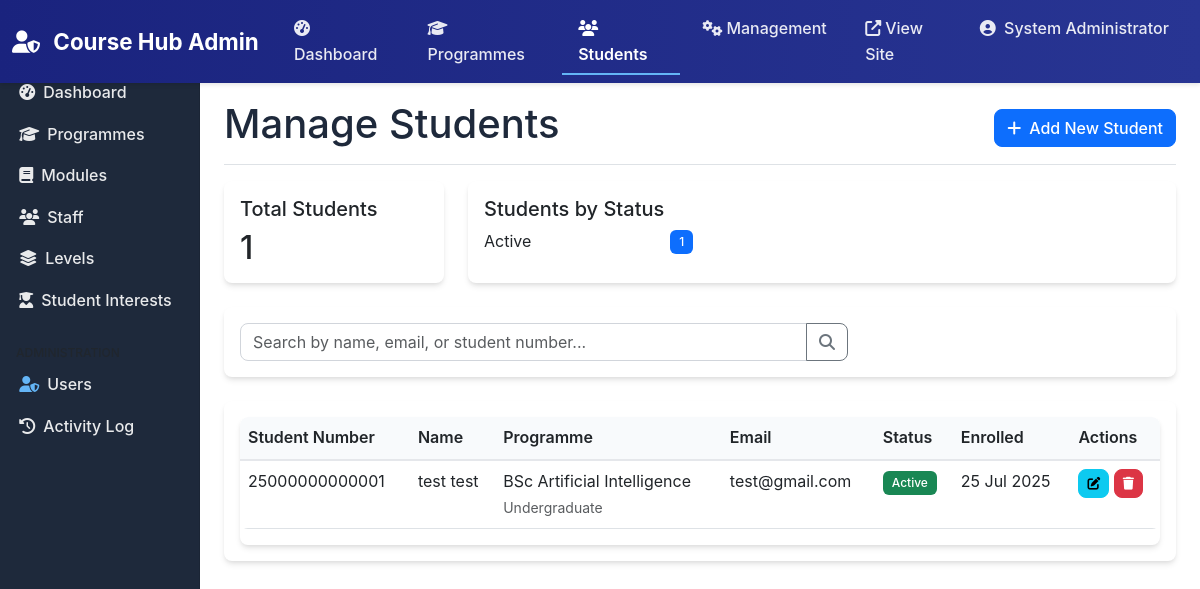
The app's page /admin/students.php (signed in) with its own data.
### tables this page shows
CREATE TABLE `students` (
  `StudentID` int(11) NOT NULL,
  `StudentNumber` varchar(20) NOT NULL,
  `FirstName` varchar(100) NOT NULL,
  `LastName` varchar(100) NOT NULL,
  `Email` varchar(255) NOT NULL,
  `Phone` varchar(20) DEFAULT NULL,
  `DateOfBirth` date DEFAULT NULL,
  `Address` varchar(255) DEFAULT NULL,
  `City` varchar(100) DEFAULT NULL,
  `Country` varchar(100) DEFAULT NULL,
  `PostalCode` varchar(20) DEFAULT NULL,
  `ProgrammeID` int(11) DEFAULT NULL,
  `EnrollmentDate` date NOT NULL,
  `Status` enum('Active','Inactive','Graduated','Withdrawn') DEFAULT 'Active',
  `CreatedAt` timestamp NOT NULL DEFAULT current_timestamp(),
  `UpdatedAt` timestamp NOT NULL DEFAULT current_timestamp() ON UPDATE current_timestamp()
);

CREATE TABLE `programmes` (
  `ProgrammeID` int(11) NOT NULL,
  `ProgrammeCode` varchar(20) NOT NULL,
  `ProgrammeName` varchar(200) NOT NULL,
  `LevelID` int(11) NOT NULL,
  `ProgrammeLeaderID` int(11) DEFAULT NULL,
  `Description` text DEFAULT NULL,
  `EntryRequirements` text DEFAULT NULL,
  `CareerProspects` text DEFAULT NULL,
  `Duration` varchar(50) DEFAULT NULL,
  `Image` varchar(255) DEFAULT NULL,
  `IsPublished` tinyint(1) DEFAULT 0,
  `IsActive` tinyint(1) DEFAULT 1,
  `CreatedAt` timestamp NOT NULL DEFAULT current_timestamp(),
  `UpdatedAt` timestamp NOT NULL DEFAULT current_timestamp() ON UPDATE current_timestamp()
);

CREATE TABLE `levels` (
  `LevelID` int(11) NOT NULL,
  `LevelName` varchar(50) NOT NULL,
  `Description` text DEFAULT NULL,
  `SortOrder` int(11) DEFAULT 0
);

### classes/Student.php (called while the page is built, shortened)
<?php
class Student {
    private $db;
    public function __construct($database) {
        $this->db = $database;
    }
    public function getAllStudents($search = null, $limit = null, $offset = 0) {
        try {
            $sql = "
                SELECT s.StudentID, s.FirstName, s.LastName, s.Email, s.Phone,
                       s.DateOfBirth, s.Address, s.City, s.Country, s.PostalCode,
                       s.EnrollmentDate, s.Status, s.StudentNumber,
                       p.ProgrammeName, p.ProgrammeCode, l.LevelName
                FROM Students s
                LEFT JOIN Programmes p ON s.ProgrammeID = p.ProgrammeID
                LEFT JOIN Levels l ON p.LevelID = l.LevelID
            ";
            $params = [];
            $sql .= " ORDER BY s.LastName, s.FirstName";
            if ($limit) {
                $sql .= " LIMIT ? OFFSET ?";
                $params[] = $limit;
                $params[] = $offset;
            }
            $stmt = $this->db->prepare($sql);
            $stmt->execute($params);
            return $stmt->fetchAll();
        } catch (Exception $e) {
            error_log("Get all students error: " . $e->getMessage());
            return [];
        }
    }
    public function getStudentStatistics() {
        try {
            $stmt = $this->db->prepare("SELECT COUNT(*) as total FROM Students");
            $stmt->execute();
            $total = $stmt->fetch()['total'];
            $stmt = $this->db->prepare("
                SELECT Status, COUNT(*) as count
                FROM Students
                GROUP BY Status
            ");
            $stmt->execute();
            $byStatus = $stmt->fetchAll();
            $stmt = $this->db->prepare("
                SELECT p.ProgrammeName, COUNT(s.StudentID) as count
                FROM Programmes p
                LEFT JOIN Students s ON p.ProgrammeID = s.ProgrammeID
                GROUP BY p.ProgrammeID, p.ProgrammeName
                ORDER BY count DESC
            ");
            $stmt->execute();
            $byProgramme = $stmt->fetchAll();
            return [
                'total' => $total,
                'by_status' => $byStatus,
                'by_programme' => $byProgramme
            ];
        } catch (Exception $e) {
            error_log("Get student statistics error: " . $e->getMessage());
            return [
                'total' => 0,
                'by_status' => [],
                'by_programme' => []
            ];
        }
    }
}
?>

### config/config.php (called while the page is built, shortened)
<?php
require_once BASE_PATH . '/classes/Staff.php';
require_once BASE_PATH . '/classes/Student.php';
function formatDate($date) {
    return date('j M Y', strtotime($date));
}
?>

### admin/students.php (the view, shortened to what this page needs)
<?php
require_once __DIR__ . '/../config/config.php';
$student = new Student($db);
$search = $_GET['search'] ?? '';
$page = isset($_GET['page']) ? max(1, (int)$_GET['page']) : 1;
$perPage = 20;
$offset = ($page - 1) * $perPage;
$students = $student->getAllStudents($search, $perPage, $offset);
$statistics = $student->getStudentStatistics();
?>
<!DOCTYPE html>
<html lang="en">
<head>
    <link href="https://cdn.jsdelivr.net/npm/bootstrap@5.3.0/dist/css/bootstrap.min.css" rel="stylesheet">
    <link href="https://cdnjs.cloudflare.com/ajax/libs/font-awesome/6.4.0/css/all.min.css" rel="stylesheet">
    <link href="../assets/css/style.css" rel="stylesheet">
</head>
<body class="admin-body">
    <?php include 'includes/admin_nav.php'; ?>
    <div class="container-fluid">
        <div class="row">
            <?php include 'includes/admin_sidebar.php'; ?>
            <main class="col-md-9 ms-sm-auto col-lg-10 px-md-4 py-4">
                <div class="d-flex justify-content-between flex-wrap flex-md-nowrap align-items-center pb-2 mb-3 border-bottom">
                    <h1>Manage Students</h1>
                    <button class="btn btn-primary" data-bs-toggle="modal" data-bs-target="#studentModal">
                        <i class="fas fa-plus me-2"></i>Add New Student
                    </button>
                </div>
                <div class="row mb-4">
                    <div class="col-md-3">
                        <div class="card h-100">
                            <div class="card-body">
                                <h5 class="card-title">Total Students</h5>
                                <h2 class="card-text"><?php echo $statistics['total']; ?></h2>
                            </div>
                        </div>
                    </div>
                    <div class="col-md-9">
                        <div class="card h-100">
                            <div class="card-body">
                                <h5 class="card-title">Students by Status</h5>
                                <div class="row">
                                    <?php foreach ($statistics['by_status'] as $status): ?>
                                        <div class="col-sm-4">
                                            <div class="d-flex justify-content-between align-items-center">
                                                <span><?php echo htmlspecialchars($status['Status']); ?></span>
                                                <span class="badge bg-primary"><?php echo $status['count']; ?></span>
                                            </div>
                                        </div>
                                    <?php endforeach; ?>
                                </div>
                            </div>
                        </div>
                    </div>
                </div>
                <div class="card mb-4">
                    <div class="card-body">
                        <form method="GET" class="row g-3">
                            <div class="col-md-8">
                                <div class="input-group">
                                    <input type="text"
                                           class="form-control"
                                           name="search"
                                           value="<?php echo htmlspecialchars($search); ?>"
                                           placeholder="Search by name, email, or student number...">
                                    <button class="btn btn-outline-secondary" type="submit">
                                        <i class="fas fa-search"></i>
                                    </button>
                                </div>
                            </div>
                        </form>
                    </div>
                </div>
                <div class="card">
                    <div class="card-body">
                        <div class="table-responsive">
                            <table class="table table-hover">
                                <thead>
                                    <tr>
                                        <th>Student Number</th>
                                        <th>Name</th>
                                        <th>Programme</th>
                                        <th>Email</th>
                                        <th>Status</th>
                                        <th>Enrolled</th>
                                        <th>Actions</th>
                                    </tr>
                                </thead>
                                <tbody>
                                    <?php foreach ($students as $s): ?>
                                        <tr>
                                            <td><?php echo htmlspecialchars($s['StudentNumber']); ?></td>
                                            <td>
                                                <?php echo htmlspecialchars($s['FirstName'] . ' ' . $s['LastName']); ?>
                                            </td>
                                            <td>
                                                <?php if ($s['ProgrammeName']): ?>
                                                    <?php echo htmlspecialchars($s['ProgrammeName']); ?>
                                                    <br>
                                                    <small class="text-muted">
                                                        <?php echo htmlspecialchars($s['LevelName']); ?>
                                                    </small>
                                                <?php else: ?>
                                                    <span class="text-muted">Not assigned</span>
                                                <?php endif; ?>
                                            </td>
                                            <td><?php echo htmlspecialchars($s['Email']); ?></td>
                                            <td>
                                                <span class="badge bg-<?php echo $s['Status'] === 'Active' ? 'success' : 'secondary'; ?>">
                                                    <?php echo htmlspecialchars($s['Status']); ?>
                                                </span>
                                            </td>
                                            <td><?php echo formatDate($s['EnrollmentDate']); ?></td>
                                            <td>
                                                <button type="button"
                                                        class="btn btn-sm btn-info view-student"
                                                        data-bs-toggle="modal"
                                                        data-bs-target="#studentModal"
                                                        data-student-id="<?php echo $s['StudentID']; ?>">
                                                    <i class="fas fa-edit"></i>
                                                </button>
                                                <button type="button"
                                                        class="btn btn-sm btn-danger delete-student"
                                                        data-student-id="<?php echo $s['StudentID']; ?>"
                                                        data-student-name="<?php echo htmlspecialchars($s['FirstName'] . ' ' . $s['LastName']); ?>">
                                                    <i class="fas fa-trash"></i>
                                                </button>
                                            </td>
                                        </tr>
                                    <?php endforeach; ?>
                                </tbody>
                            </table>
                        </div>
                    </div>
                </div>
            </main>
        </div>
    </div>
</body>
</html>

### assets/css/style.css (style rules this page uses)
:root { --primary-color: #020d23; --secondary-color: #64748b; --success-color: #059669; --info-color: #0891b2; --warning-color: #d97706; --danger-color: #dc2626; --light-color: #f8fafc; --dark-color: #1e293b; --muted-color: #6b7280; --border-radius: 8px; --box-shadow: 0 4px 6px -1px rgba(0, 0, 0, 0.1), 0 2px 4px -1px rgba(0, 0, 0, 0.06); --box-shadow-lg: 0 20px 25px -5px rgba(0, 0, 0, 0.1), 0 10px 10px -5px rgba(0, 0, 0, 0.04); --transition: all 0.3s ease; }
body { font-family: 'Inter', -apple-system, BlinkMacSystemFont, 'Segoe UI', Roboto, sans-serif; line-height: 1.6; color: var(--dark-color); }
.btn { border-radius: var(--border-radius); font-weight: 500; transition: var(--transition); }
.card { border-radius: var(--border-radius); border: none; box-shadow: var(--box-shadow); transition: var(--transition); }
.form-control, .form-select { border-radius: var(--border-radius); border: 1px solid #d1d5db; transition: var(--transition); }
.badge { font-weight: 500; padding: 0.5em 0.75em; }
.table { border-radius: var(--border-radius); overflow: hidden; }
.table thead th { background-color: var(--light-color); border-bottom: 2px solid #e5e7eb; font-weight: 600; }
.table-responsive { border-radius: var(--border-radius); box-shadow: var(--box-shadow); }
.btn-sm { padding: 0.25rem 0.5rem; font-size: 0.8rem; }

### records on screen
students: StudentNumber "25000000000001", FirstName+LastName "test test", ProgrammeID.ProgrammeName "BSc Artificial Intelligence", levels.LevelName "Undergraduate", Email "test@gmail.com", Status "Active", EnrollmentDate "25 Jul 2025"

### other values on screen
SITE_NAME "Course Hub"
$_SESSION['user_name'] "System Administrator"
$statistics['total'] "1"
$status['Status'] "Active"
$status['count'] "1"
